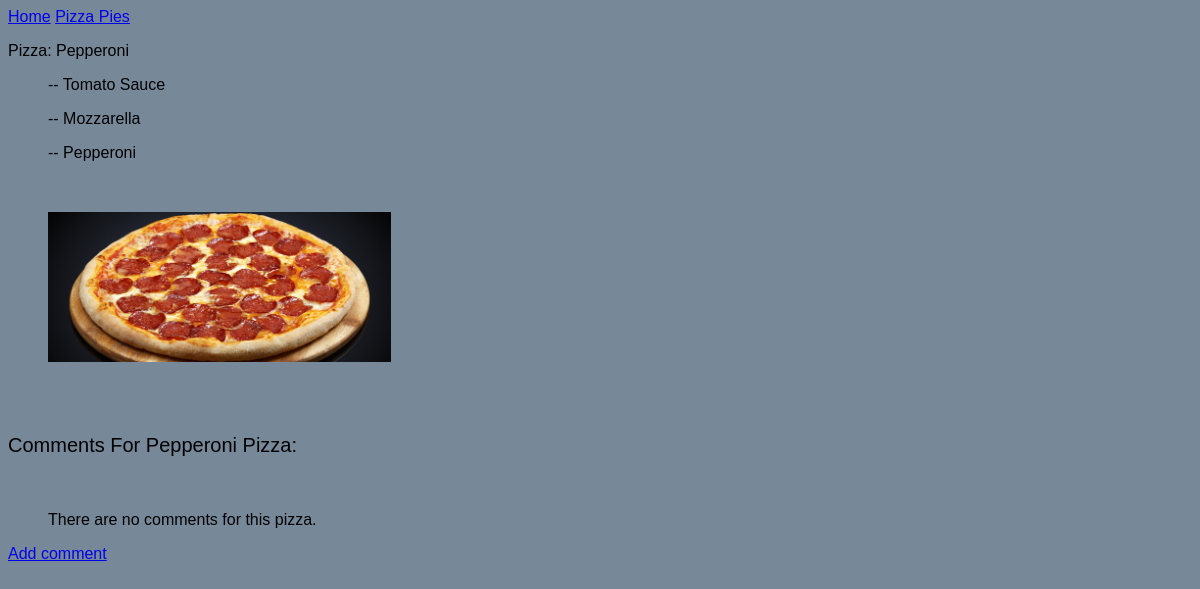
The app's page /pizzas/5/, older data.
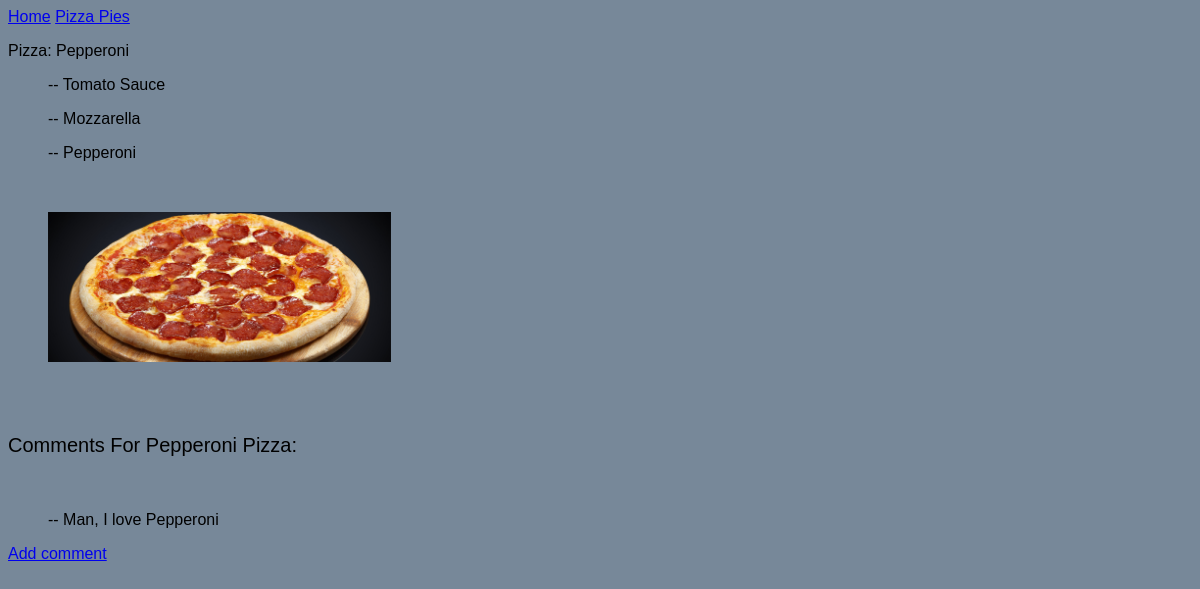
The same page, newer data.
### MainApp/models.py (models this page shows, shortened)
class Topping(models.Model):
    pizza = models.ForeignKey(Pizza, on_delete=models.CASCADE)
    topping_name = models.CharField(max_length=50)

class Image(models.Model):
    pizza = models.ForeignKey(Pizza, on_delete=models.CASCADE)
    image = models.ImageField(upload_to='images/')

class Comment(models.Model):
    pizza = models.ForeignKey(Pizza, on_delete=models.CASCADE)
    text = models.TextField(max_length=200)

### MainApp/views.py (the view)
# urls.py: path('pizzas/<int:pizza_id>/',views.pizza,name='pizza'),
def pizza(request, pizza_id):
    p = Pizza.objects.get(id=pizza_id)
    toppings = Topping.objects.filter(pizza=p)
    addcomment = Comment.objects.filter(pizza=pizza_id)
    image = Image.objects.filter(pizza=pizza_id)
    context = {'pizza':p, 'toppings':toppings, 'addcomment':addcomment, 'image':image}
    return render(request, 'MainApp/pizza.html', context)

### MainApp/models.py (called while the page is built)
    def __str__(self):
        return self.pizza_name

### MainApp/templates/MainApp/pizza.html
{% extends "MainApp/base.html" %}
{% load static %}
{% block content %}
<link rel="stylesheet" href="{% static 'newpformat.css' %}">
<p>Pizza: {{ pizza }} </p>
<form method="POST">
    <ul>
        {% for t in toppings %}
        <p>-- {{ t.topping_name}} </p>
        {% endfor %}
    <br>
    </ul>
    <ul>
        {% for i in image %}
        <div class="col-md-4">
            <img src="{{ i.image.url }}" class="img-responsive" style="width: 30%; margin-right: 5px;" />
        </div>
        {% empty %}
        <p>No picture is given for {{pizza}}.</p>
        {% endfor %}
    </ul>
    <br><br>
    <p style= "font-size:20px">Comments For {{pizza}} Pizza:</p>
    <br>
    <ul>
        {% for c in addcomment %}
        <p>-- {{ c.text }} </p>
        {% empty %}
        <p> There are no comments for this pizza.</p>
        {% endfor %}
    </ul>
    <p><a href="{% url 'MainApp:comment' pizza.id %}">Add comment</a></p>
</form>
{% endblock content %}

Row changes from the older to the newer data that the page shows:
added Comment: text "Man, I love Pepperoni"
Text that changed along with them:
text no longer shown: "There are no comments for this pizza."
